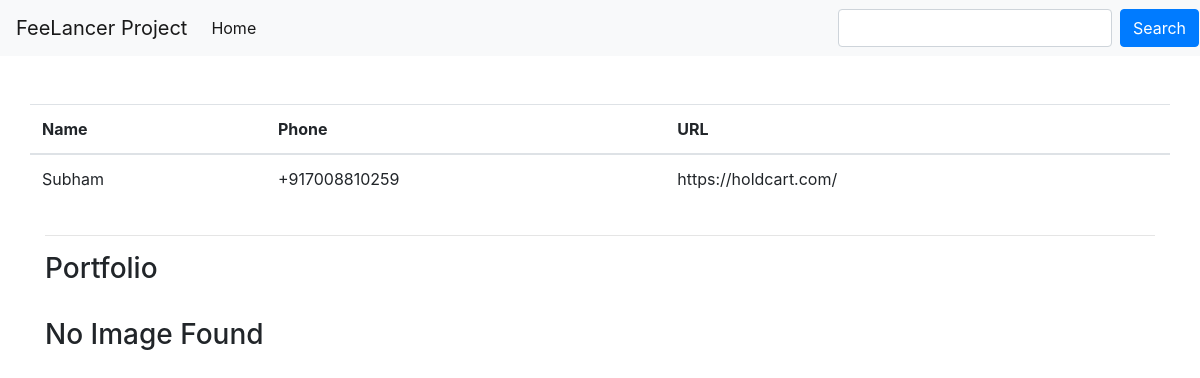
Screenshot of /images/1/ with the database file from the repository.
### freelancer_profile/models.py (models this page shows)
class Freelancer(models.Model):
    name = models.CharField(_("Name"), max_length=50)
    url = models.URLField(_("URL"), max_length=200)
    phone = PhoneNumberField()
    created = models.DateTimeField(auto_now_add=True)
    modified = models.DateTimeField(auto_now=True)

### freelancer_profile/views.py (the view)
# urls.py: path("images/<int:id>/", view=get_behance_images, name="get_image"),
def get_behance_images(request,id):
    options = Options()
    options.headless = True
    options.add_argument("--window-size=1920,1080")
    driver = webdriver.Chrome(options=options)
    user = get_object_or_404(Freelancer,pk=id)
    img_urls =  set()
    driver.get(user.url)
    all_images = driver.find_elements_by_xpath('//div[@class="Cover-content-2R2"]/img')
    for actual_image in all_images:
        if actual_image.get_attribute('src') and 'https' in actual_image.get_attribute('src'):
            img_urls.add(actual_image.get_attribute('src'))
    print(all_images)
    driver.close()
    context = {
        'freelancer' : user,
        'all_images' : img_urls,
     }
    return render(request, 'freelancer_profile/get_images.html', context=context)

### templates/freelancer_profile/get_images.html
{% extends "base.html" %}
{% load crispy_forms_tags %}
{% block content %}
<div class="row mt-5">
        <table class="table">
        <thead>
            <tr>
            <th scope="col">Name</th>
            <th scope="col">Phone</th>
            <th scope="col">URL</th>
            </tr>
        </thead>
        <tbody>
                <tr>
                    <td>{{freelancer.name}}</td>
                    <td>{{freelancer.phone}}</td>
                    <td>{{freelancer.url}}</td>
                </tr>
        </tbody>
        </table>
</div>
<hr>
<div>
    <h3>Portfolio</h3>
    <div class="d-flex flex-wrap pt-4">
        <br>
        {% if all_images %}
            {% for imagelink in all_images %}
            <img src="{{imagelink}}" alt="" class="img-thumbnail">
            {% endfor %}
        {% else %}
            <h3>No Image Found</h3>
        {% endif %}
    </div>
</div>
{% endblock content %}

### rows the page displays
Freelancer: name "Subham", phone "+917008810259", url "https://holdcart.com/"
